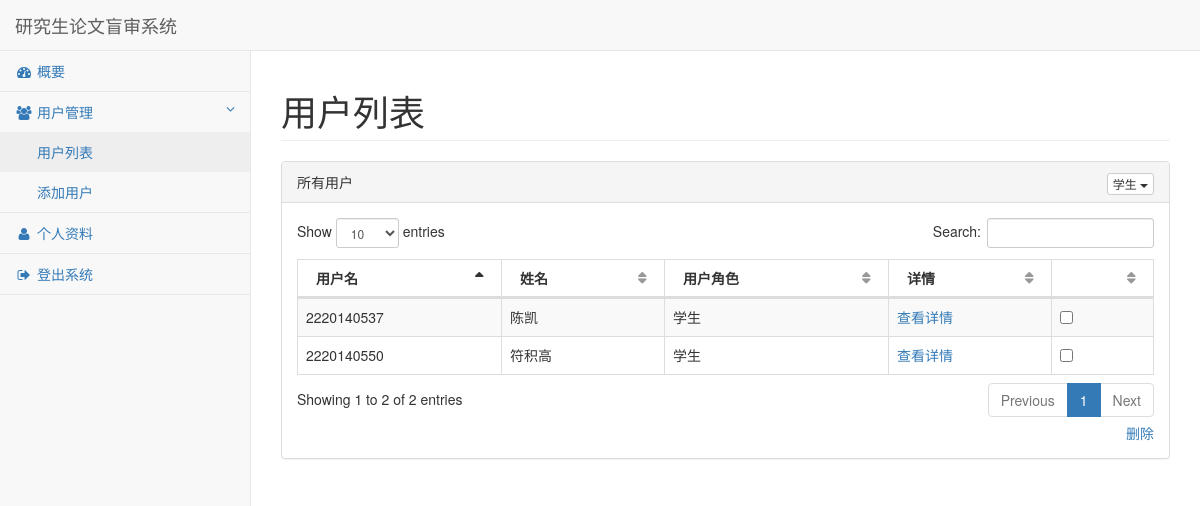
Page /前端/pages/admin/user_list.php?userType=学生 on the committed database.
### 前端/phpLibrary/notorm-master/NotORM.php (called while the page is built, shortened)
<?php
include_once dirname(__FILE__) . "/NotORM/Structure.php";
include_once dirname(__FILE__) . "/NotORM/Result.php";
include_once dirname(__FILE__) . "/NotORM/MultiResult.php";
include_once dirname(__FILE__) . "/NotORM/Row.php";
class NotORM extends NotORM_Abstract {
	function __construct(PDO $connection, NotORM_Structure $structure = null, NotORM_Cache $cache = null) {
		$this->connection = $connection;
		if (!isset($structure)) {
			$structure = new NotORM_Structure_Convention;
		}
		$this->structure = $structure;
		$this->cache = $cache;
	}
	function __call($table, array $where) {
		$return = new NotORM_Result($this->structure->getReferencingTable($table, ''), $this);
		return $return;
	}
}

### 前端/phpLibrary/users.php (called while the page is built, shortened)
<?php
	require_once("notorm-master/NotORM.php");
	class Users{
		private $db;
		public function __construct($db){
			$this -> db = $db;
		}
		public function getUsersInfo(){
			$users = $this -> db -> 系统用户();
			return $users;
		}
	}
?>

### 前端/phpLibrary/notorm-master/NotORM/Structure.php (called while the page is built, shortened)
<?php
class NotORM_Structure_Convention implements NotORM_Structure {
	protected $primary, $foreign, $table, $prefix;
	function __construct($primary = 'id', $foreign = '%s_id', $table = '%s', $prefix = '') {
		$this->primary = $primary;
		$this->table = $table;
		$this->prefix = $prefix;
	}
	function getPrimary($table) {
		return sprintf($this->primary, $this->getColumnFromTable($table));
	}
	function getReferencingTable($name, $table) {
		return $this->prefix . $name;
	}
	protected function getColumnFromTable($name) {
		return $name;
	}
}

### 前端/phpLibrary/notorm-master/NotORM/Row.php (called while the page is built, shortened)
<?php
class NotORM_Row extends NotORM_Abstract implements IteratorAggregate, ArrayAccess, Countable, JsonSerializable {
	protected $row, $result, $primary;
	function __construct(array $row, NotORM_Result $result) {
		$this->row = $row;
		$this->result = $result;
	}
	function offsetGet($key) {
		return $this->row[$key];
	}
}

### 前端/phpLibrary/notorm-master/NotORM/Result.php (called while the page is built, shortened)
<?php
class NotORM_Result extends NotORM_Abstract implements Iterator, ArrayAccess, Countable, JsonSerializable {
	protected $select = array(), $conditions = array(), $where = array(), $parameters = array(), $order = array(), $limit = null, $offset = null, $group = "", $having = "", $lock = null;
	protected $data, $referencing = array(), $aggregation = array(), $accessed, $access, $keys = array();
	function __construct($table, NotORM $notORM, $single = false) {
		$this->table = $table;
		$this->notORM = $notORM;
	}
	protected function limitString($limit, $offset = null) {
		$return = "";
		return $return;
	}
	protected function removeExtraDots($expression) {
		return preg_replace('~(?:\\b[a-z_][a-z0-9_.:]*[.:])?([a-z_][a-z0-9_]*)[.:]([a-z_*])~i', '\\1.\\2', $expression);
	}
	protected function whereString() {
		$return = "";
		$return = $this->removeExtraDots($return);
		$return .= $this->limitString($this->limit, $this->offset);
		return $return;
	}
	protected function topString($limit, $offset = null) {
		return "";
	}
	protected function createJoins($val) {
		$return = array();
		return $return;
	}
	function __toString() {
		$return = "SELECT" . $this->topString($this->limit, $this->offset) . " ";
		$join = $this->createJoins(implode(",", $this->conditions) . "," . implode(",", $this->select) . ",$this->group,$this->having," . implode(",", $this->order));
		if ($this->select) {
			$return .= $this->removeExtraDots(implode(", ", $this->select));
		} elseif ($this->accessed) {
			$return .= ($join ? "$this->table." : "") . implode(", " . ($join ? "$this->table." : ""), array_keys($this->accessed));
		} else {
			$return .= ($join ? "$this->table." : "") . "*";
		}
		$return .= " FROM $this->table" . implode($join) . $this->whereString();
		return $return;
	}
	protected function query($query, $parameters) {
		$return = $this->notORM->connection->prepare($query);
		if (!$return || !$return->execute(array_map(array($this, 'formatValue'), $parameters))) {
			$return = false;
		}
		return $return;
	}
	protected function execute() {
		if (!isset($this->rows)) {
			$result = false;
			$parameters = array();
			try {
				$result = $this->query($this->__toString(), $parameters);
			} catch (PDOException $exception) {
			}
			$this->rows = array();
			if ($result) {
				$result->setFetchMode(PDO::FETCH_ASSOC);
				foreach ($result as $key => $row) {
					$this->rows[$key] = new $this->notORM->rowClass($row, $this);
				}
			}
		}
	}
	function rewind() {
		$this->execute();
	}
}

### 前端/pages/admin/user_list.php (the view, shortened to what this page needs)
<?php
    require_once("../../phpLibrary/users.php");
    require_once("../../phpLibrary/notorm-master/NotORM.php");
    $pdo = new PDO('mysql:host=lab.ihainan.me;dbname=blind_review_db','ss','123456');
    $pdo->setAttribute(PDO::ATTR_ERRMODE, PDO::ERRMODE_EXCEPTION);
    $pdo->exec('set names utf8');
    $db = new NotORM($pdo);
    $users = new Users($db);
    $usersInfo = $users -> getUsersInfo();
    if(array_key_exists("userType", $_GET)){
        $userType = $_GET["userType"];
    }
    else{
        $userType = "全部";
    }
?>
<!DOCTYPE html>
<html lang="en">
<head>
    <link href="../../bower_components/bootstrap/dist/css/bootstrap.min.css" rel="stylesheet">
    <link href="../../bower_components/metisMenu/dist/metisMenu.min.css" rel="stylesheet">
    <link href="../../bower_components/datatables-plugins/integration/bootstrap/3/dataTables.bootstrap.css" rel="stylesheet">
    <link href="../../bower_components/datatables-responsive/css/dataTables.responsive.css" rel="stylesheet">
    <link href="../../dist/css/sb-admin-2.css" rel="stylesheet">
    <link href="../../bower_components/font-awesome/css/font-awesome.min.css" rel="stylesheet" type="text/css">
</head>
<body>
    <div id="wrapper">
        <nav class="navbar navbar-default navbar-static-top" role="navigation" style="margin-bottom: 0">
            <div class="navbar-header">
                <a class="navbar-brand" href="index.php">研究生论文盲审系统</a>
            </div>
            <div class="navbar-default sidebar" role="navigation">
                <div class="sidebar-nav navbar-collapse">
                    <ul class="nav" id="side-menu">
                        <li>
                            <a href="index.php"><i class="fa fa-dashboard fa-fw"></i> 概要</a>
                        </li>
                        <li>
                            <a href="#"><i class="fa fa-users fa-fw"></i> 用户管理<span class="fa arrow"></span></a>
                            <ul class="nav nav-second-level">
                                <li>
                                    <a href="user_list.php"> 用户列表</a>
                                </li>
                                <li>
                                    <a href="add_user/admin.php"> 添加用户</a>
                                </li>
                            </ul>
                        </li>
                        <li>
                            <a href="profile.php"><i class="fa fa-user fa-fw"></i> 个人资料</a>
                        </li>
                        <li>
                            <a href="javascript:winconfirm()"><i class="fa fa-sign-out fa-fw"></i> 登出系统</a>
                        </li>
                    </ul>
                </div>
            </div>
        </nav>
        <div id="page-wrapper">
            <div class="row">
                <div class="col-lg-12">
                    <h1 class="page-header">用户列表</h1>
                </div>
            </div>
            <div class="row">
                <div class="col-lg-12">
                    <div class="panel panel-default">
                        <div class="panel-heading">
                            所有用户
                            <div class="pull-right">
                                <div class="btn-group">
                                    <button type="button" class="btn btn-default btn-xs dropdown-toggle" data-toggle="dropdown">
                                        <?php echo $userType; ?>
                                        <span class="caret"></span>
                                    </button>
                                </div>
                            </div>
                        </div>
                        <div class="panel-body">
                            <div class="dataTable_wrapper">
                                <table class="table table-striped table-bordered table-hover" id="dataTables-example">
                                    <thead>
                                        <tr>
                                            <th>用户名</th>
                                            <th>姓名</th>
                                            <th>用户角色</th>
                                            <th>详情</th>
                                            <th></th>
                                        </tr>
                                    </thead>
                                    <tbody>
                                        <?php
                                            foreach ($usersInfo as $userInfo) {
                                                if($userType == "全部" || $userType == $userInfo["用户角色"]){
                                                ?>
                                                <tr class="odd gradeX">
                                                    <td><?php echo $userInfo["用户id"]; ?></td>
                                                    <td><?php echo $userInfo["姓名"]; ?></td>
                                                    <td class="center"><?php echo $userInfo["用户角色"]; ?></td>
                                                    <td class="center"><a href="
                                                        ./role_profile/<?php
                                                            if($userInfo["用户角色"] == "系统管理员") echo "admin";
                                                            else if ($userInfo["用户角色"] == "学生") echo "student";
                                                            else if ($userInfo["用户角色"] == "导师") echo "teacher";
                                                            else if ($userInfo["用户角色"] == "学院管理人员") echo "manager";
                                                        ?>.php?id=<?php echo $userInfo["用户id"]; ?>">查看详情</a></td>
                                                    <td><input type="checkbox"></td>
                                                </tr>
                                                <?php
                                                }
                                            }
                                        ?>
                                    </tbody>
                                </table>
                            </div>
                            <div align="right"><a href="javascript:winconfirm()">删除</a></div>
                        </div>
                    </div>
                </div>
            </div>
        </div>
    </div>
</body>
</html>

### rows in the picture
系统用户: 用户id "2220140537", 姓名 "陈凯", 用户角色 "学生"
系统用户: 用户id "2220140550", 姓名 "符积高", 用户角色 "学生"

### other values in the picture
$userType "学生"
